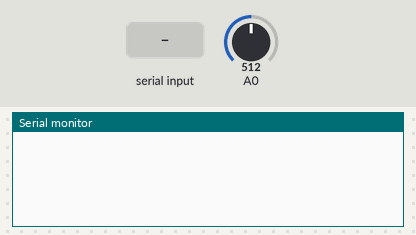
The sketch below on a simulated Arduino Uno, built with avr-gcc and run on an emulated ATmega328P. On the bench: the last lines printed to the serial monitor. The test bench sets the inputs (shaded band); at power-on: A0 = 512.

Above: at 1.2 s.
1.3 s: "90,45\n" received over Serial
At 2.1 s:
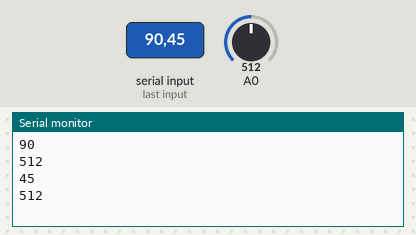
2.8 s: "30,150\n" received over Serial
At 5.0 s:
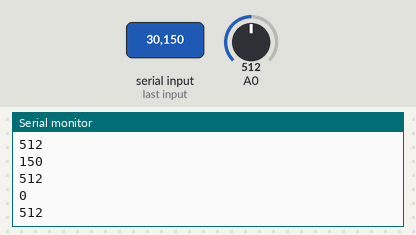
Timing chart, 0 to 6.5 s (numbered marks = the images above; inputs shaded):
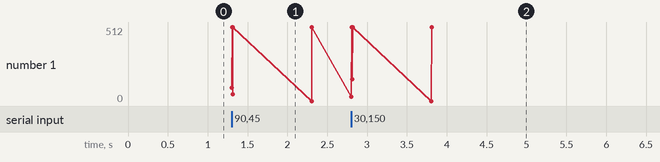

Measured:
- after the input at 1.3 s, the serial monitor: prints a new line at once (image 1)
- after the input at 2.8 s, the serial monitor: prints a new line at once (image 2)

The sketch:

distanceSensorSimple.ino
```cpp
void setup() {
  // put your setup code here, to run once:
  Serial.begin(9600);
}

void loop() {
  // put your main code here, to run repeatedly:
  if (Serial.available() > 0){
    Serial.println(Serial.parseInt());
    int var = analogRead(0);
    Serial.println(var);
  }
}
```
